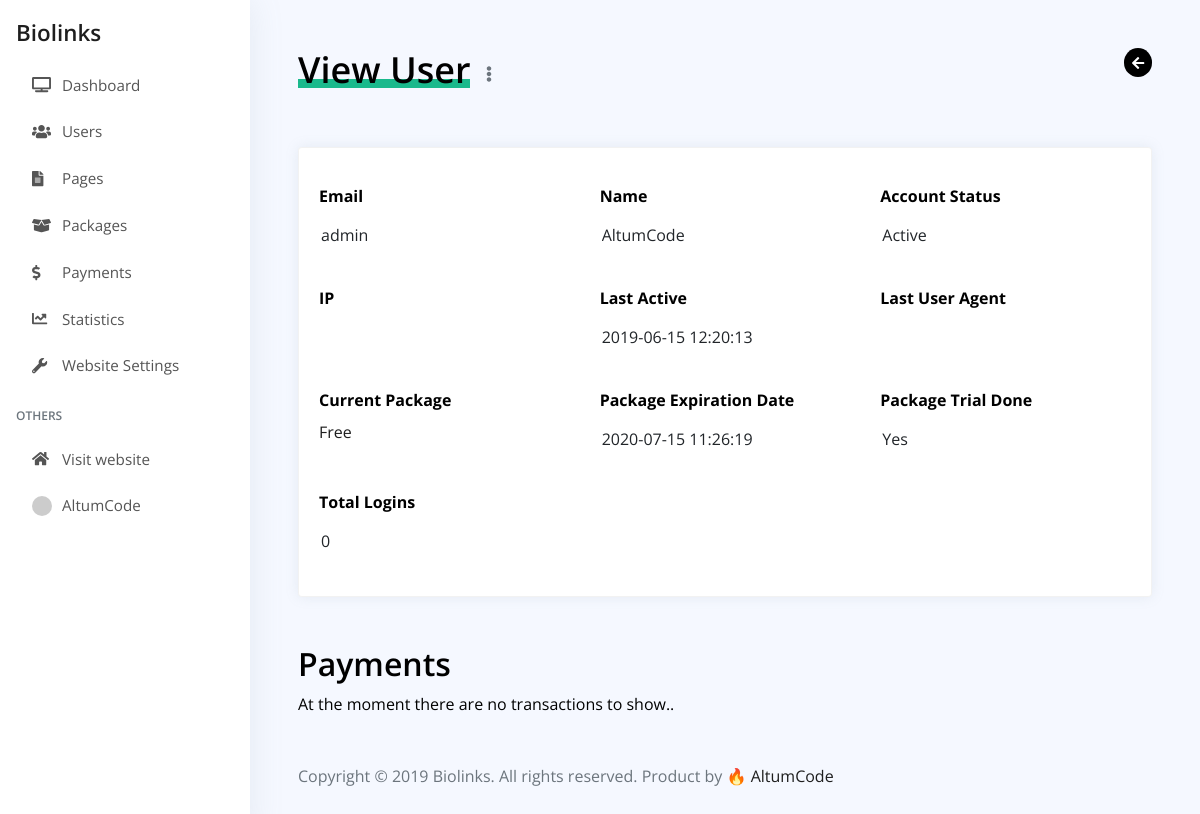
Screenshot of /admin/user-view/1 (signed in) with the database file from the repository.
### tables this page shows
CREATE TABLE `users` (
  `user_id` int(11) NOT NULL AUTO_INCREMENT,
  `email` varchar(128) NOT NULL,
  `password` varchar(128) NOT NULL,
  `name` varchar(32) NOT NULL,
  `token_code` varchar(32) DEFAULT NULL,
  `email_activation_code` varchar(32) DEFAULT NULL,
  `lost_password_code` varchar(32) DEFAULT NULL,
  `facebook_id` bigint(20) DEFAULT NULL,
  `instagram_id` bigint(20) DEFAULT NULL,
  `type` int(11) NOT NULL DEFAULT '0',
  `active` int(11) NOT NULL DEFAULT '0',
  `package_id` varchar(16) NOT NULL DEFAULT '',
  `package_expiration_date` datetime DEFAULT NULL,
  `package_settings` text,
  `package_trial_done` tinyint(4) DEFAULT '0',
  `payment_subscription_id` varchar(64) DEFAULT NULL,
  `date` datetime DEFAULT NULL,
  `ip` varchar(64) DEFAULT NULL,
  `last_activity` datetime DEFAULT NULL,
  `last_user_agent` text,
  `total_logins` int(11) DEFAULT '0',
  PRIMARY KEY (`user_id`),
  KEY `package_id` (`package_id`)
);

### themes/altum/views/admin/user-view/index.php (the view, shortened to what the rows shown need)
<div class="d-flex justify-content-between">
    <div class="d-flex align-items-center">
        <h1><span class="underline mr-3"><?= $this->language->admin_user_view->header ?></span></h1>
    </div>
</div>
<div class="card card-shadow mt-5">
    <div class="card-body">
        <div class="row mt-md-3">
            <div class="col-12 col-md-4">
                <div class="form-group">
                    <label class="font-weight-bold"><?= $this->language->admin_user_view->main->email ?></label>
                    <input type="text" class="form-control-plaintext" value="<?= $data->user->email ?>" readonly />
                </div>
            </div>
            <div class="col-12 col-md-4">
                <div class="form-group">
                    <label class="font-weight-bold"><?= $this->language->admin_user_view->main->name ?></label>
                    <input type="text" class="form-control-plaintext" value="<?= $data->user->name ?>" readonly />
                </div>
            </div>
        </div>
        <div class="row mt-md-3">
            <div class="col-12 col-md-4">
                <div class="form-group">
                    <label class="font-weight-bold"><?= $this->language->admin_user_view->main->last_activity ?></label>
                    <input type="text" class="form-control-plaintext" value="<?= $data->user->last_activity ? $data->user->last_activity : '-' ?>" readonly />
                </div>
            </div>
        </div>
        <div class="row mt-md-3">
            <div class="col-12 col-md-4">
                <div class="form-group">
                    <label class="font-weight-bold"><?= $this->language->admin_user_view->main->package_expiration_date ?></label>
                    <input type="text" class="form-control-plaintext" value="<?= $data->user->package_expiration_date ?>" readonly />
                </div>
            </div>
        </div>
        <div class="row mt-md-3">
            <div class="col-12 col-md-4">
                <div class="form-group">
                    <label class="font-weight-bold"><?= $this->language->admin_user_view->main->total_logins ?></label>
                    <input type="text" class="form-control-plaintext" value="<?= $data->user->total_logins ?>" readonly />
                </div>
            </div>
        </div>
    </div>
</div>
<h2 class="mt-5"><?= $this->language->admin_user_view->payments->header ?></h2>

### themes/altum/views/admin/partials/side_menu.php (shortened to what the rows shown need)
<nav class="admin-sidebar" id="admin_sidebar">
    <div class="admin-sidebar-sticky">
        <ul class="nav flex-column">
            <li class="admin-nav-item dropdown">
                <a class="nav-link admin-nav-link row dropdown-toggle dropdown-toggle-simple" data-toggle="dropdown" href="#" aria-haspopup="true" aria-expanded="false">
                    <div class="col">
                        <span class="d-inline"><?= $this->user->name ?></span>
                    </div>
                </a>
            </li>
        </ul>
    </div>
</nav>

### rows the page displays
users: name "AltumCode", email "admin", last_activity "2019-06-15 12:20:13", package_expiration_date "2020-07-15 11:26:19", total_logins "0"

### other values shown
$this->settings->title "Biolinks"
$this->language->admin_index->menu "Dashboard"
$this->language->admin_users->menu "Users"
$this->language->admin_pages->menu "Pages"
$this->language->admin_packages->menu "Packages"
$this->language->admin_payments->menu "Payments"
$this->language->admin_statistics->menu "Statistics"
$this->language->admin_settings->menu "Website Settings"
$this->language->global->menu->admin_others "OTHERS"
$this->language->global->menu->website "Visit website"
$this->language->admin_user_view->header "View User"
$this->language->admin_user_view->main->email "Email"
$this->language->admin_user_view->main->name "Name"
$this->language->admin_user_view->main->status "Account Status"
$this->language->admin_user_view->main->ip "IP"
